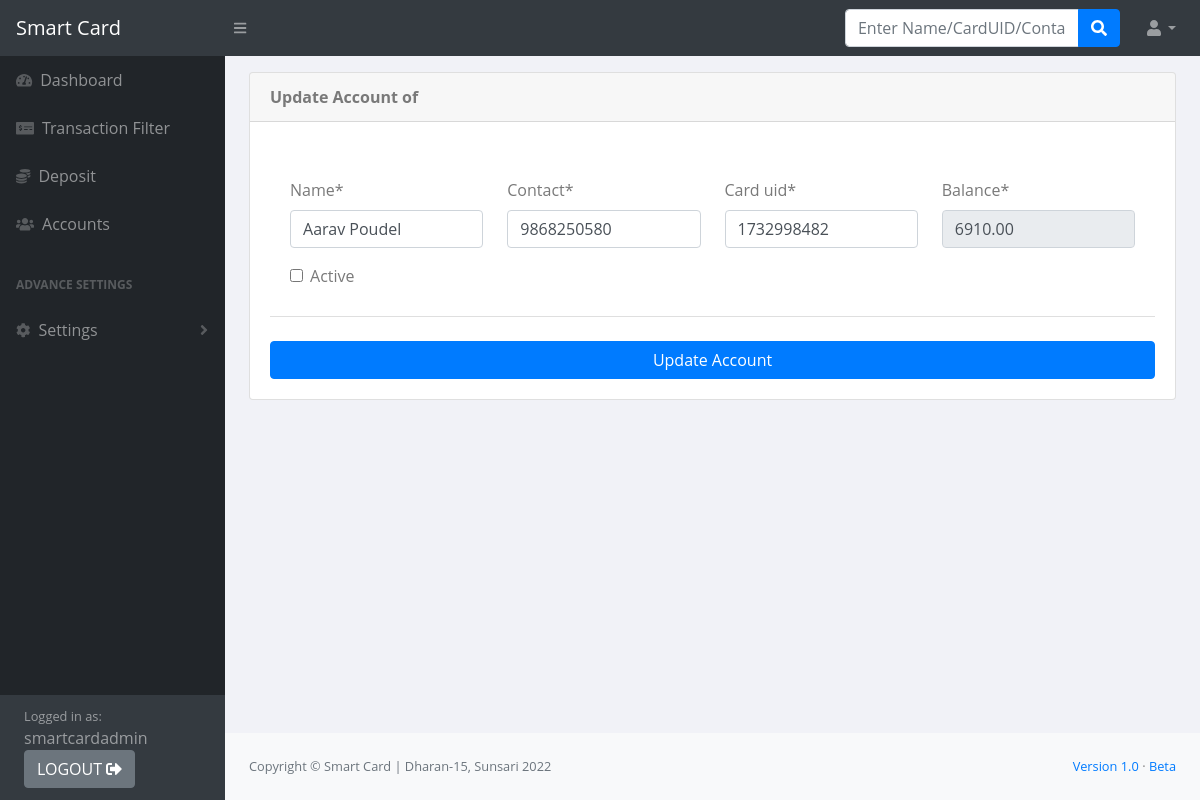
Screenshot of /account/update-account/1 (signed in) with the database file from the repository.
### account/models.py (models this page shows, shortened)
class Settings(models.Model):
    organization_name = models.CharField(max_length=200)
    organization_address = models.CharField(max_length=200)
    toll_amount = models.DecimalField(max_digits=10,decimal_places=2,default=0)

class Account(models.Model):
    name = models.CharField(max_length=100)
    contact = models.CharField(max_length=10)
    card_uid = models.CharField(max_length=10,unique=True,validators=[validate_decimal])
    balance = models.DecimalField(max_digits=12,decimal_places=2,default=0)
    active = models.BooleanField(default=True)

### account/views.py (the view)
# urls.py: path('account/update-account/<int:id>',views.update_account,name='update-account'),
@login_required(login_url='account:admin-login')
def update_account(request,id):
    account = Account.objects.get(id=id)
    account_form = AccountUpdateForm(instance=account)
    if request.method  == 'POST':
        account_form = AccountUpdateForm(request.POST,instance=account)
        if account_form.is_valid():
            updated_account = account_form.save()
            messages.success(request,'Account Updated ')
            return redirect('account:transaction-history',id=updated_account.id)
    context = {
        'form':account_form
    }
    return render(request,'account/update_account.html',context)

### account/forms.py
class AccountUpdateForm(forms.ModelForm):
    class Meta:
        model = Account
        fields = '__all__'
    def __init__(self, *args, **kwargs):
        super(AccountUpdateForm, self).__init__(*args, **kwargs)
        self.fields['balance'].disabled= True

### account/context_processors.py (called while the page is built)
def get_context(request):
    settings_object,created = Settings.objects.get_or_create(id=1,defaults={'organization_name':'SMART CARD NEPAL','organization_address':'Dharan,Sunsari','toll_amount':100})
    context = {
        'settings':settings_object
    }
    return context

### account/templates/account/update_account.html (shortened to what this page needs)
{% extends 'base.html'%}
{% load crispy_forms_tags %}
{%block content%}
  <div class="card card-acent-primary">
    <div class="card-header "> <strong>Update Account of </strong> </div>
    <div class="card-body">
      <form  method='POST'>
        <br>
        <ul class="list-group list-group-flush">
            <li class="list-group-item">
                <div class="row">
                    {%for form_fields in form%}
                    <div class="col-lg-3">
                      {{form_fields | as_crispy_field}}
                    </div>
                    {%endfor%}
                  </div>
            </li>
        <br>
        <button type='submit' class="btn btn-primary">Update Account</button>
      </form>
    </div>
  </div>
{%endblock%}

### templates/base.html (shortened to what this page needs)
{% load static %}
<!DOCTYPE html>
<html lang="en">
    <head>
        <link href="{% static 'dashboard/css/styles.css' %}" rel="stylesheet" />
        <link rel="stylesheet" href="{% static 'dashboard/css/customcss.css' %}">
    </head>
    <body class="sb-nav-fixed">
        <nav class="sb-topnav navbar navbar-expand navbar-dark bg-dark">
            <a class="navbar-brand" href="{% url 'account:index' %}">{{settings.organization_name}}<br></a>
            <button class="btn btn-link btn-sm order-1 order-lg-0" id="sidebarToggle" href="#"><i class="fas fa-bars"></i></button>
            <form action='{% url 'account:search-account' %}' class=" d-md-inline-block form-inline ml-auto mr-0 mr-md-3 my-2 my-md-0">
                <div class="input-group">
                    <input class="form-control" name='query' type="text" placeholder="Enter Name/CardUID/Contact" {%if index_page %}autofocus{%endif%} aria-label="Search" aria-describedby="basic-addon2" />
                    <div class="input-group-append">
                        <button class="btn btn-primary" type="submit"><i class="fas fa-search"></i></button>
                    </div>
                </div>
            </form>
            <ul class="navbar-nav ml-auto ml-md-0">
                <li class="nav-item dropdown">
                    <a class="nav-link dropdown-toggle" id="userDropdown" href="#" role="button" data-toggle="dropdown" aria-haspopup="true" aria-expanded="false"><i class="fas fa-user fa-fw"></i></a>
                </li>
            </ul>
        </nav>
        <div id="layoutSidenav">
            <div id="layoutSidenav_nav">
                <nav class="sb-sidenav accordion sb-sidenav-dark" id="sidenavAccordion">
                    <div class="sb-sidenav-menu">
                        <div class="nav">
                            <a class="nav-link {%if index_page %} active {%endif%}" href="{% url 'account:index' %}">
                                <div class="sb-nav-link-icon"><i class="fas fa-tachometer-alt "></i></div>
                                Dashboard
                            </a>
                            <a class="nav-link {%if transaction_page %} active {%endif%}" href="{% url 'account:transaction-filter' %}?date_range=today">
                                <div class="sb-nav-link-icon"><i class="fas fa-money-check-alt "></i></div>
                                Transaction Filter
                            </a>
                            <a class="nav-link {%if deposit_page %} active {%endif%}" href="{% url 'account:help-deposit' %}">
                                <div class="sb-nav-link-icon"><i class="fas fa-coins "></i></div>
                                Deposit
                            </a>
                            <a class="nav-link {%if account_page %} active {%endif%}" href="{% url 'account:account-filter' %}">
                                <div class="sb-nav-link-icon"><i class="fas fa-users "></i></div>
                                Accounts
                            </a>
                            <div class="sb-sidenav-menu-heading">Advance Settings</div>
                            <a class="nav-link collapsed {%if settings_page %} active {%endif%}" href="#" data-toggle="collapse" data-target="#collapseLayouts" aria-expanded="false" aria-controls="collapseLayouts">
                                <div class="sb-nav-link-icon"><i class="fas fa-cog"></i></div>
                                Settings
                                <div class="sb-sidenav-collapse-arrow"><i class="fas fa-angle-down"></i></div>
                            </a>
                        </div>
                    </div>
                    <div class="sb-sidenav-footer">
                        <div class="col">
                            <div class="small">Logged in as:</div>
                        {{request.user}}
                        <div>
                            <a class='btn btn-secondary' href="{% url 'account:admin-logout' %}">LOGOUT <i class="fas fa-sign-out-alt"></i></a>
                        </div>
                        </div>
                    </div>
                </nav>
            </div>
            <div id="layoutSidenav_content">
                <main>
                    <div class="container-fluid">
                        {%block content%}
                        {%endblock%}
                   </div>
                </main>
                <footer class="py-4 bg-light mt-auto">
                    <div class="container-fluid">
                        <div class="d-flex align-items-center justify-content-between small">
                            <div class="text-muted">Copyright &copy; {{settings.organization_name}} | {{settings.organization_address}} 2022</div>
                            <div>
                                <a href="#">Version 1.0</a>
                                &middot;
                                <a href="#">Beta</a>
                            </div>
                        </div>
                    </div>
                </footer>
            </div>
        </div>
    </body>
</html>

### static/dashboard/css/customcss.css (style rules this page uses)
body { color: #797979; background: #f1f2f7; font-family: 'Open Sans', sans-serif; padding: 0px !important; margin: 0px !important; text-rendering: optimizeLegibility; -webkit-font-smoothing: antialiased; -moz-font-smoothing: antialiased; }

### rows the page displays
Settings: organization_name "Smart Card", organization_address "Dharan-15, Sunsari"
Account: name "Aarav Poudel" "9868250580" "1732998482" "6910.00"

### other values shown
{{ request.user }} "smartcardadmin"
